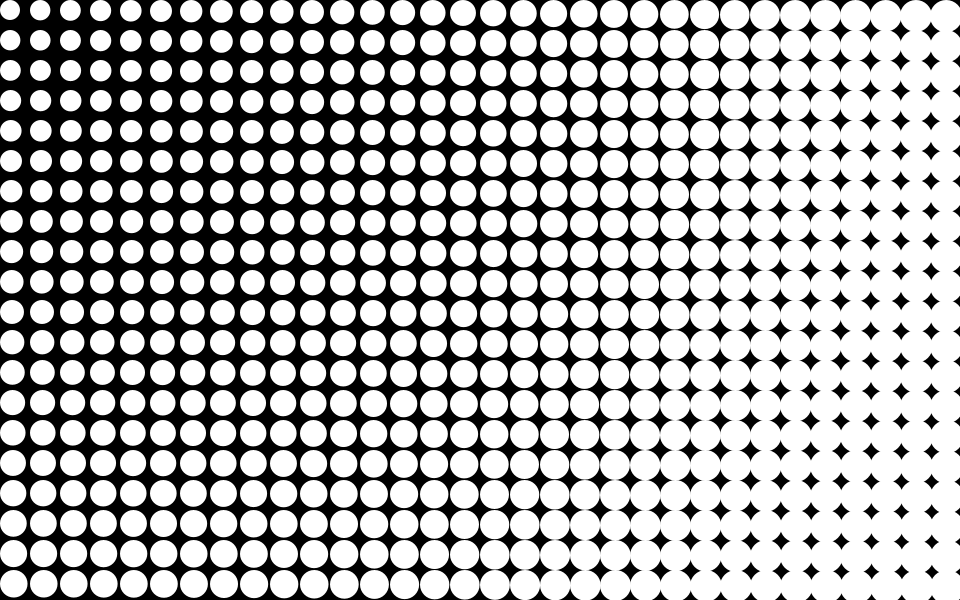
Frame 1 (no input)
Frame 60 (the mouse pressed at the canvas centre just before this capture): identical to frame 1, image omitted
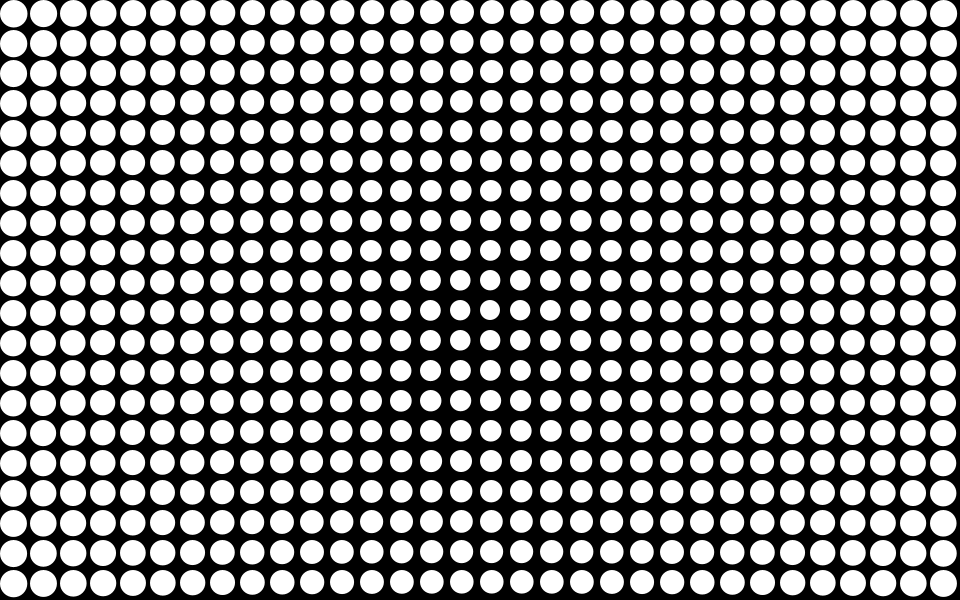
Frame 120 (the mouse held since frame 60 and released just before this capture)

The Processing sketch that drew these frames (run headless with seeded random() and noise(); from frame 60 on, the mouse is pressed at the canvas centre):

// Processing sketch: Assignment2_Optical_Illusion
// ── Assignment2_Optical_Illusion.pde
int i, j;

void setup() {
  size(960, 600);
  noStroke();
  
}

void draw() {
  background(0);
  for (i = 0; i < width; i += 30) {
    for (j = 0; j < height; j += 30) {
      float dia = map(dist(mouseX, mouseY, i, j), 1133, 0, 35, 20);
      ellipse(i + dia/2, j + dia/2, dia, dia);
    }
  }
}
